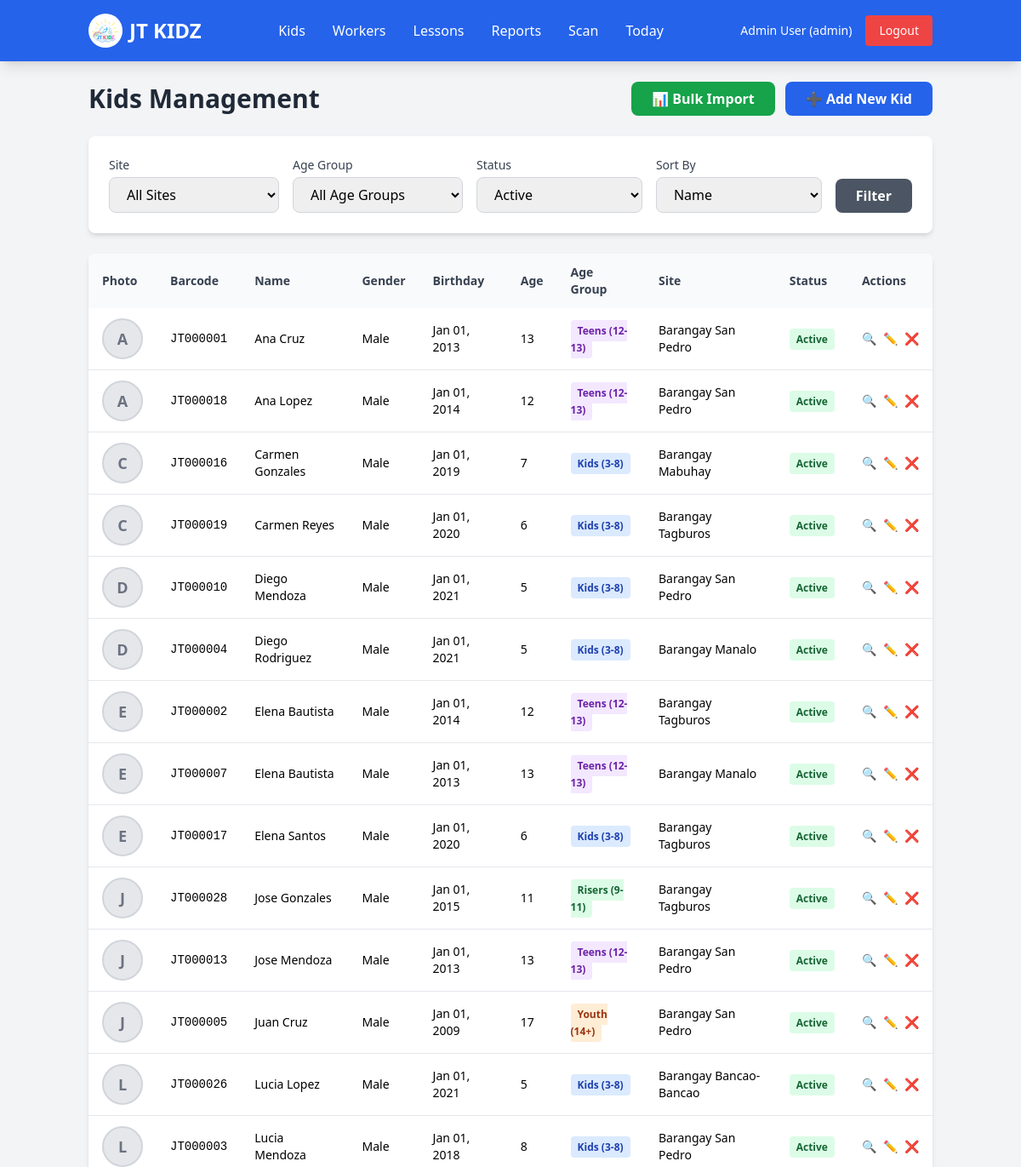
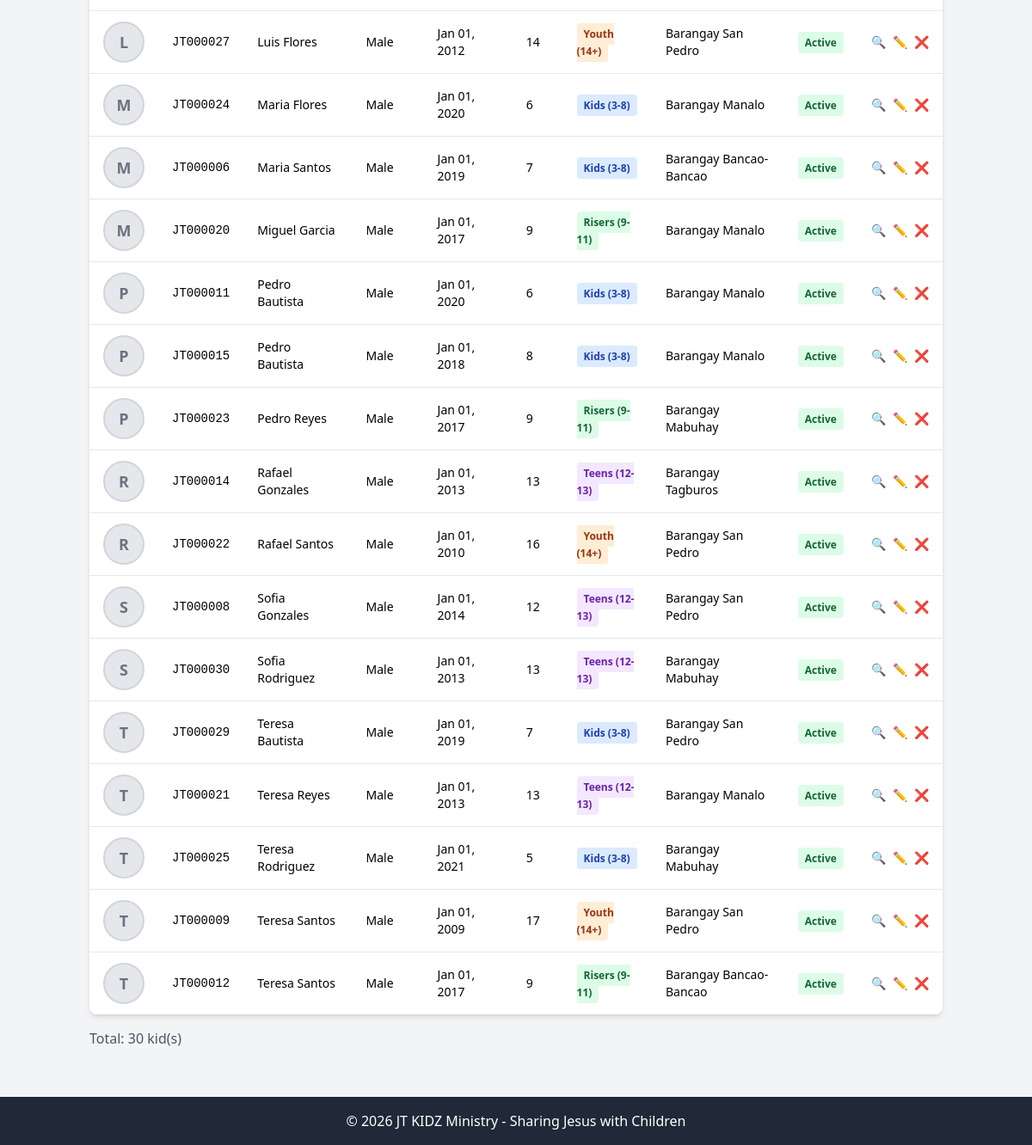
Page /kids/ (signed in) on the earlier database version (2 pictures, top to bottom).
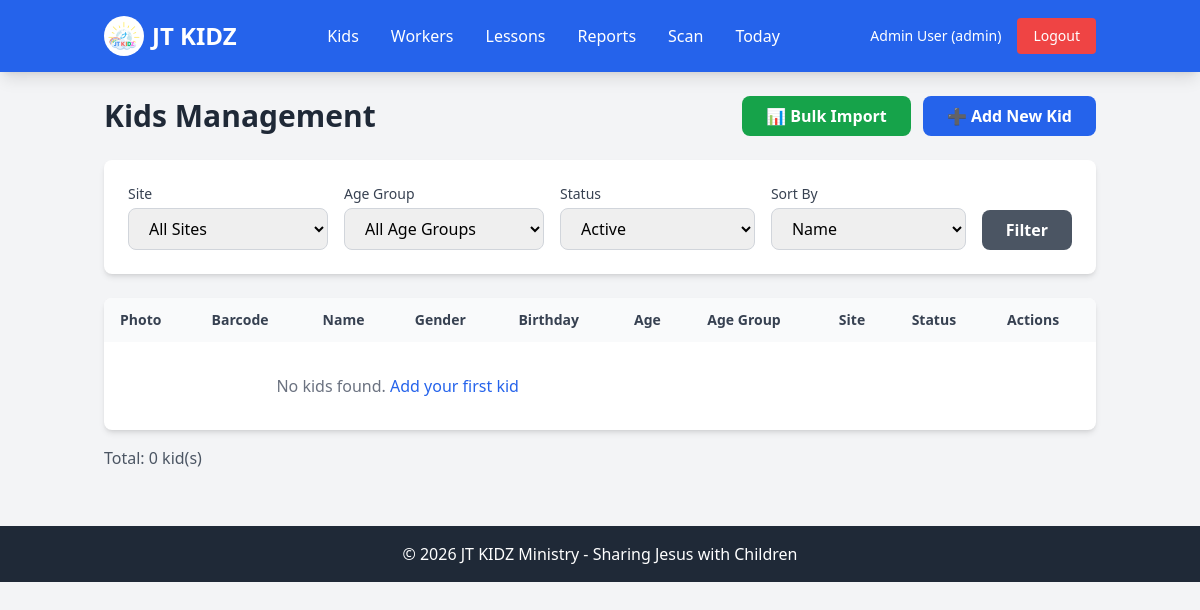
Same page on the later database version.
### models.py (models this page shows, shortened)
class User(db.Model):
    __tablename__ = 'users'
    id = db.Column(db.Integer, primary_key=True)
    name = db.Column(db.String(100), nullable=False)
    email = db.Column(db.String(120), unique=True, nullable=False)
    password = db.Column(db.String(255), nullable=False)
    role = db.Column(db.String(20), nullable=False, default='staff')  # 'admin' or 'staff'
    assigned_sites = db.Column(db.Text, nullable=True)  # JSON array of assigned sites for staff
    created_at = db.Column(db.DateTime, default=datetime.utcnow)

class Kid(db.Model):
    __tablename__ = 'kids'
    id = db.Column(db.Integer, primary_key=True)
    full_name = db.Column(db.String(100), nullable=False)
    birthday = db.Column(db.Date, nullable=True)  # New: Birthday field
    gender = db.Column(db.String(10), nullable=True)  # New: 'Male' or 'Female'
    profile_pic = db.Column(db.String(255), nullable=True)  # New: Profile picture filename
    site = db.Column(db.String(100), nullable=False)
    barcode = db.Column(db.String(50), unique=True, nullable=False)
    status = db.Column(db.String(20), nullable=False, default='active')  # 'active' or 'inactive'
    created_at = db.Column(db.DateTime, default=datetime.utcnow)
    attendance_records = db.relationship('Attendance', backref='kid', lazy=True)
    @property
    def age(self):
        if not self.birthday:
            return 0
        from datetime import date
        today = date.today()
        age = today.year - self.birthday.year
        if (today.month, today.day) < (self.birthday.month, self.birthday.day):
            age -= 1
        return age
    @property
    def age_group(self):
        current_age = self.age
        if 3 <= current_age <= 8:
            return 'Kids (3-8)'
        elif 9 <= current_age <= 11:
            return 'Risers (9-11)'
        elif 12 <= current_age <= 13:
            return 'Teens (12-13)'
        elif current_age >= 14:
            return 'Youth (14+)'
        else:
            return 'Other'

### blueprints/kids.py (the view)
@kids_bp.route('/')
@login_required
def list_kids():
    site_filter = request.args.get('site', '')
    status_filter = request.args.get('status', 'active')
    age_group_filter = request.args.get('age_group', '')
    sort_by = request.args.get('sort', 'name')  # New: sort parameter
    current_user = User.query.get(session['user_id'])
    query = Kid.query
    if current_user.role == 'staff':
        assigned_sites = current_user.get_assigned_sites()
        if assigned_sites:
            query = query.filter(Kid.site.in_(assigned_sites))
        else:
            query = query.filter(Kid.id == -1)
    if site_filter:
        query = query.filter_by(site=site_filter)
    if status_filter:
        query = query.filter_by(status=status_filter)
    kids = query.all()
    if age_group_filter == 'kids':
        kids = [k for k in kids if 3 <= k.age <= 8]
    elif age_group_filter == 'risers':
        kids = [k for k in kids if 9 <= k.age <= 11]
    elif age_group_filter == 'teens':
        kids = [k for k in kids if 12 <= k.age <= 13]
    elif age_group_filter == 'youth':
        kids = [k for k in kids if k.age >= 14]
    elif age_group_filter == 'other':
        kids = [k for k in kids if k.age < 3]
    if sort_by == 'barcode':
        kids = sorted(kids, key=lambda k: k.barcode)
    elif sort_by == 'gender':
        kids = sorted(kids, key=lambda k: (k.gender or 'ZZZ', k.full_name))  # Gender then name
    else:  # default: sort by name
        kids = sorted(kids, key=lambda k: k.full_name)
    if current_user.role == 'admin':
        sites = db.session.query(Kid.site).distinct().order_by(Kid.site).all()
    else:
        assigned_sites = current_user.get_assigned_sites()
        sites = [(s,) for s in assigned_sites]
    sites = [s[0] for s in sites]
    return render_template('kids_list.html', kids=kids, sites=sites,
                          current_site=site_filter, current_status=status_filter,
                          current_age_group=age_group_filter, current_sort=sort_by)

### app.py (called while the page is built)
@app.context_processor
def inject_user():
    return dict(
        current_user_name=session.get('user_name'),
        current_user_role=session.get('user_role')
    )

### blueprints/auth.py (called while the page is built)
def login_required(f):
    @wraps(f)
    def decorated_function(*args, **kwargs):
        if 'user_id' not in session:
            flash('Please log in to access this page.', 'warning')
            return redirect(url_for('auth.login'))
        return f(*args, **kwargs)
    return decorated_function

### templates/kids_list.html (shortened to what this page needs)
{% extends "base.html" %}
{% block content %}
<div class="mb-6">
    <div class="flex justify-between items-center">
        <h1 class="text-3xl font-bold text-gray-800">Kids Management</h1>
        <div class="flex space-x-3">
            <a href="{{ url_for('kids.bulk_import') }}" class="bg-green-600 hover:bg-green-700 text-white font-semibold py-2 px-6 rounded-lg">
                📊 Bulk Import
            </a>
            <a href="{{ url_for('kids.add_kid') }}" class="bg-blue-600 hover:bg-blue-700 text-white font-semibold py-2 px-6 rounded-lg">
                ➕ Add New Kid
            </a>
        </div>
    </div>
</div>
<div class="bg-white rounded-lg shadow-md p-6 mb-6">
    <form method="GET" class="flex flex-wrap gap-4">
        <div class="flex-1 min-w-[200px]">
            <label class="block text-sm font-medium text-gray-700 mb-1">Site</label>
            <select name="site" class="w-full px-4 py-2 border border-gray-300 rounded-lg focus:outline-none focus:ring-2 focus:ring-blue-500">
                <option value="">All Sites</option>
            </select>
        </div>
        <div class="flex-1 min-w-[200px]">
            <label class="block text-sm font-medium text-gray-700 mb-1">Age Group</label>
            <select name="age_group" class="w-full px-4 py-2 border border-gray-300 rounded-lg focus:outline-none focus:ring-2 focus:ring-blue-500">
                <option value="">All Age Groups</option>
            </select>
        </div>
        <div class="flex-1 min-w-[150px]">
            <label class="block text-sm font-medium text-gray-700 mb-1">Status</label>
            <select name="status" class="w-full px-4 py-2 border border-gray-300 rounded-lg focus:outline-none focus:ring-2 focus:ring-blue-500">
                <option value="active" {% if current_status == 'active' %}selected{% endif %}>Active</option>
            </select>
        </div>
        <div class="flex-1 min-w-[150px]">
            <label class="block text-sm font-medium text-gray-700 mb-1">Sort By</label>
            <select name="sort" class="w-full px-4 py-2 border border-gray-300 rounded-lg focus:outline-none focus:ring-2 focus:ring-blue-500">
                <option value="name" {% if current_sort == 'name' %}selected{% endif %}>Name</option>
            </select>
        </div>
        <div class="flex items-end">
            <button type="submit" class="bg-gray-600 hover:bg-gray-700 text-white font-semibold py-2 px-6 rounded-lg">
                Filter
            </button>
        </div>
    </form>
</div>
<div class="bg-white rounded-lg shadow-md overflow-hidden">
    <div class="overflow-x-auto">
        <table class="w-full">
            <thead class="bg-gray-50">
                <tr>
                    <th class="px-4 py-3 text-left text-sm font-semibold text-gray-700">Photo</th>
                    <th class="px-4 py-3 text-left text-sm font-semibold text-gray-700">Barcode</th>
                    <th class="px-4 py-3 text-left text-sm font-semibold text-gray-700">Name</th>
                    <th class="px-4 py-3 text-left text-sm font-semibold text-gray-700">Gender</th>
                    <th class="px-4 py-3 text-left text-sm font-semibold text-gray-700">Birthday</th>
                    <th class="px-4 py-3 text-left text-sm font-semibold text-gray-700">Age</th>
                    <th class="px-4 py-3 text-left text-sm font-semibold text-gray-700">Age Group</th>
                    <th class="px-4 py-3 text-left text-sm font-semibold text-gray-700">Site</th>
                    <th class="px-4 py-3 text-left text-sm font-semibold text-gray-700">Status</th>
                    <th class="px-4 py-3 text-left text-sm font-semibold text-gray-700">Actions</th>
                </tr>
            </thead>
            <tbody class="divide-y divide-gray-200">
                {% if kids %}
                    {% for kid in kids %}
                    <tr class="hover:bg-gray-50">
                        <td class="px-4 py-3">
                            {% if kid.profile_pic %}
                            <img src="{{ url_for('static', filename='img/profiles/' + kid.profile_pic) }}"
                                 alt="{{ kid.full_name }}"
                                 class="w-12 h-12 object-cover rounded-full border-2 border-gray-300">
                            {% else %}
                            <div class="w-12 h-12 bg-gray-200 rounded-full flex items-center justify-center border-2 border-gray-300">
                                <span class="text-gray-500 font-semibold text-lg">{{ kid.full_name[0] }}</span>
                            </div>
                            {% endif %}
                        </td>
                        <td class="px-4 py-3 text-sm font-mono">{{ kid.barcode }}</td>
                        <td class="px-4 py-3 text-sm font-medium">{{ kid.full_name }}</td>
                        <td class="px-4 py-3 text-sm">
                            {% if kid.gender %}
                            <span>{{ kid.gender }}</span>
                            {% else %}
                            <span class="text-gray-400">-</span>
                            {% endif %}
                        </td>
                        <td class="px-4 py-3 text-sm">
                            {% if kid.birthday %}
                            <span>{{ kid.birthday.strftime('%b %d, %Y') }}</span>
                            {% else %}
                            <span class="text-gray-400">-</span>
                            {% endif %}
                        </td>
                        <td class="px-4 py-3 text-sm">{{ kid.age }}</td>
                        <td class="px-4 py-3 text-sm">
                            <span class="{% if kid.age_group == 'Kids (3-8)' %}bg-blue-100 text-blue-800{% elif kid.age_group == 'Risers (9-11)' %}bg-green-100 text-green-800{% elif kid.age_group == 'Teens (12-13)' %}bg-purple-100 text-purple-800{% elif kid.age_group == 'Youth (14+)' %}bg-orange-100 text-orange-800{% else %}bg-gray-100 text-gray-800{% endif %} text-xs font-semibold px-2 py-1 rounded">
                                {{ kid.age_group }}
                            </span>
                        </td>
                        <td class="px-4 py-3 text-sm">{{ kid.site }}</td>
                        <td class="px-4 py-3 text-sm">
                            {% if kid.status == 'active' %}
                            <span class="bg-green-100 text-green-800 text-xs font-semibold px-2 py-1 rounded">Active</span>
                            {% else %}
                            <span class="bg-gray-100 text-gray-800 text-xs font-semibold px-2 py-1 rounded">Inactive</span>
                            {% endif %}
                        </td>
                        <td class="px-4 py-3 text-sm">
                            <div class="flex space-x-2">
                                <a href="{{ url_for('kids.view_barcode', kid_id=kid.id) }}" class="text-blue-600 hover:text-blue-800" title="View Barcode">🔍</a>
                                <a href="{{ url_for('kids.edit_kid', kid_id=kid.id) }}" class="text-yellow-600 hover:text-yellow-800" title="Edit">✏️</a>
                                {% if kid.status == 'active' %}
                                <a href="{{ url_for('kids.deactivate_kid', kid_id=kid.id) }}" class="text-red-600 hover:text-red-800" onclick="return confirm('Deactivate this kid?')" title="Deactivate">❌</a>
                                {% else %}
                                <a href="{{ url_for('kids.activate_kid', kid_id=kid.id) }}" class="text-green-600 hover:text-green-800" title="Activate">✅</a>
                                {% endif %}
                            </div>
                        </td>
                    </tr>
                    {% endfor %}
                {% else %}
                    <tr>
                        <td colspan="6" class="px-4 py-8 text-center text-gray-500">
                            No kids found. <a href="{{ url_for('kids.add_kid') }}" class="text-blue-600 hover:underline">Add your first kid</a>
                        </td>
                    </tr>
                {% endif %}
            </tbody>
        </table>
    </div>
</div>
<div class="mt-4 text-gray-600">
    <p>Total: {{ kids|length }} kid(s)</p>
</div>
{% endblock %}

### templates/base.html (shortened to what this page needs)
<!DOCTYPE html>
<html lang="en">
<head>
    <script src="https://cdn.tailwindcss.com"></script>
</head>
<body class="bg-gray-100 min-h-screen">
    {% if current_user_name %}
    <nav class="bg-blue-600 text-white shadow-lg no-print">
        <div class="container mx-auto px-4">
            <div class="flex items-center justify-between py-4">
                <div class="flex items-center space-x-2">
                    <a href="{{ url_for('dashboard') }}" class="flex items-center space-x-2">
                        <img src="{{ url_for('static', filename='img/logo.png') }}" alt="JT KIDZ Logo" class="h-10 w-10 rounded-full bg-white p-1" onerror="this.style.display='none'">
                        <span class="text-xl md:text-2xl font-bold">JT KIDZ</span>
                    </a>
                </div>
                <div class="hidden md:flex items-center space-x-4">
                    {% if current_user_role == 'admin' %}
                    <a href="{{ url_for('kids.list_kids') }}" class="hover:text-blue-200 px-2 py-1">Kids</a>
                    <a href="{{ url_for('users.list_users') }}" class="hover:text-blue-200 px-2 py-1">Workers</a>
                    <a href="{{ url_for('lessons.manage_lessons') }}" class="hover:text-blue-200 px-2 py-1">Lessons</a>
                    <a href="{{ url_for('reports.lesson_report') }}" class="hover:text-blue-200 px-2 py-1">Reports</a>
                    {% else %}
                    <a href="{{ url_for('kids.list_kids') }}" class="hover:text-blue-200 px-2 py-1">Kids</a>
                    {% endif %}
                    <a href="{{ url_for('attendance.scan_page') }}" class="hover:text-blue-200 px-2 py-1">Scan</a>
                    <a href="{{ url_for('attendance.today_attendance') }}" class="hover:text-blue-200 px-2 py-1">Today</a>
                </div>
                <div class="hidden md:flex items-center space-x-4">
                    <span class="text-sm">{{ current_user_name }} ({{ current_user_role }})</span>
                    <a href="{{ url_for('auth.logout') }}" class="bg-red-500 hover:bg-red-600 px-4 py-2 rounded text-sm">Logout</a>
                </div>
            </div>
        </div>
    </nav>
    {% endif %}
    <div class="container mx-auto px-4 py-6">
        {% block content %}{% endblock %}
    </div>
    <footer class="bg-gray-800 text-white text-center py-4 mt-8 no-print">
        <p class="text-sm md:text-base">&copy; 2026 JT KIDZ Ministry - Sharing Jesus with Children</p>
    </footer>
</body>
</html>

Differences in the rows shown:
removed Kid: full_name "A", barcode "JT000001", full_name "Ana Cruz", gender "Male", birthday "Jan 01, 2013", age "13", age_group "Teens (12-13)", site "Barangay San Pedro", status "Active"
removed Kid: full_name "A", barcode "JT000018", full_name "Ana Lopez", gender "Male", birthday "Jan 01, 2014", age "12", age_group "Teens (12-13)", site "Barangay San Pedro", status "Active"
removed Kid: full_name "C", barcode "JT000016", full_name "Carmen Gonzales", gender "Male", birthday "Jan 01, 2019", age "7", age_group "Kids (3-8)", site "Barangay Mabuhay", status "Active"
removed Kid: full_name "C", barcode "JT000019", full_name "Carmen Reyes", gender "Male", birthday "Jan 01, 2020", age "6", age_group "Kids (3-8)", site "Barangay Tagburos", status "Active"
removed Kid: full_name "D", barcode "JT000010", full_name "Diego Mendoza", gender "Male", birthday "Jan 01, 2021", age "5", age_group "Kids (3-8)", site "Barangay San Pedro", status "Active"
removed Kid: full_name "D", barcode "JT000004", full_name "Diego Rodriguez", gender "Male", birthday "Jan 01, 2021", age "5", age_group "Kids (3-8)", site "Barangay Manalo", status "Active"
removed Kid: full_name "E", barcode "JT000002", full_name "Elena Bautista", gender "Male", birthday "Jan 01, 2014", age "12", age_group "Teens (12-13)", site "Barangay Tagburos", status "Active"
removed Kid: full_name "E", barcode "JT000007", full_name "Elena Bautista", gender "Male", birthday "Jan 01, 2013", age "13", age_group "Teens (12-13)", site "Barangay Manalo", status "Active"
removed Kid: full_name "E", barcode "JT000017", full_name "Elena Santos", gender "Male", birthday "Jan 01, 2020", age "6", age_group "Kids (3-8)", site "Barangay Tagburos", status "Active"
removed Kid: full_name "J", barcode "JT000028", full_name "Jose Gonzales", gender "Male", birthday "Jan 01, 2015", age "11", age_group "Risers (9-11)", site "Barangay Tagburos", status "Active"
removed Kid: full_name "J", barcode "JT000013", full_name "Jose Mendoza", gender "Male", birthday "Jan 01, 2013", age "13", age_group "Teens (12-13)", site "Barangay San Pedro", status "Active"
removed Kid: full_name "J", barcode "JT000005", full_name "Juan Cruz", gender "Male", birthday "Jan 01, 2009", age "17", age_group "Youth (14+)", site "Barangay San Pedro", status "Active"
removed Kid: full_name "L", barcode "JT000026", full_name "Lucia Lopez", gender "Male", birthday "Jan 01, 2021", age "5", age_group "Kids (3-8)", site "Barangay Bancao-Bancao", status "Active"
removed Kid: full_name "L", barcode "JT000003", full_name "Lucia Mendoza", gender "Male", birthday "Jan 01, 2018", age "8", age_group "Kids (3-8)", site "Barangay San Pedro", status "Active"
removed Kid: full_name "L", barcode "JT000027", full_name "Luis Flores", gender "Male", birthday "Jan 01, 2012", age "14", age_group "Youth (14+)", site "Barangay San Pedro", status "Active"
removed Kid: full_name "M", barcode "JT000024", full_name "Maria Flores", gender "Male", birthday "Jan 01, 2020", age "6", age_group "Kids (3-8)", site "Barangay Manalo", status "Active"
removed Kid: full_name "M", barcode "JT000006", full_name "Maria Santos", gender "Male", birthday "Jan 01, 2019", age "7", age_group "Kids (3-8)", site "Barangay Bancao-Bancao", status "Active"
removed Kid: full_name "M", barcode "JT000020", full_name "Miguel Garcia", gender "Male", birthday "Jan 01, 2017", age "9", age_group "Risers (9-11)", site "Barangay Manalo", status "Active"
removed Kid: full_name "P", barcode "JT000011", full_name "Pedro Bautista", gender "Male", birthday "Jan 01, 2020", age "6", age_group "Kids (3-8)", site "Barangay Manalo", status "Active"
removed Kid: full_name "P", barcode "JT000015", full_name "Pedro Bautista", gender "Male", birthday "Jan 01, 2018", age "8", age_group "Kids (3-8)", site "Barangay Manalo", status "Active"
removed Kid: full_name "P", barcode "JT000023", full_name "Pedro Reyes", gender "Male", birthday "Jan 01, 2017", age "9", age_group "Risers (9-11)", site "Barangay Mabuhay", status "Active"
removed Kid: full_name "R", barcode "JT000014", full_name "Rafael Gonzales", gender "Male", birthday "Jan 01, 2013", age "13", age_group "Teens (12-13)", site "Barangay Tagburos", status "Active"
removed Kid: full_name "R", barcode "JT000022", full_name "Rafael Santos", gender "Male", birthday "Jan 01, 2010", age "16", age_group "Youth (14+)", site "Barangay San Pedro", status "Active"
removed Kid: full_name "S", barcode "JT000008", full_name "Sofia Gonzales", gender "Male", birthday "Jan 01, 2014", age "12", age_group "Teens (12-13)", site "Barangay San Pedro", status "Active"
removed Kid: full_name "S", barcode "JT000030", full_name "Sofia Rodriguez", gender "Male", birthday "Jan 01, 2013", age "13", age_group "Teens (12-13)", site "Barangay Mabuhay", status "Active"
removed Kid: full_name "T", barcode "JT000029", full_name "Teresa Bautista", gender "Male", birthday "Jan 01, 2019", age "7", age_group "Kids (3-8)", site "Barangay San Pedro", status "Active"
removed Kid: full_name "T", barcode "JT000021", full_name "Teresa Reyes", gender "Male", birthday "Jan 01, 2013", age "13", age_group "Teens (12-13)", site "Barangay Manalo", status "Active"
removed Kid: full_name "T", barcode "JT000025", full_name "Teresa Rodriguez", gender "Male", birthday "Jan 01, 2021", age "5", age_group "Kids (3-8)", site "Barangay Mabuhay", status "Active"
removed Kid: full_name "T", barcode "JT000009", full_name "Teresa Santos", gender "Male", birthday "Jan 01, 2009", age "17", age_group "Youth (14+)", site "Barangay San Pedro", status "Active"
removed Kid: full_name "T", barcode "JT000012", full_name "Teresa Santos", gender "Male", birthday "Jan 01, 2017", age "9", age_group "Risers (9-11)", site "Barangay Bancao-Bancao", status "Active"
Other differences:
{{ kids|length }}: "30" → "0"
text now shown: "No kids found. Add your first kid"
